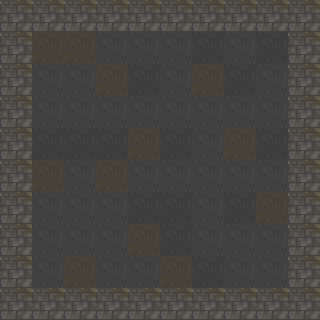

This is a level from a 2D game, rendered from its Tiled map with the project's own tilesets. A one-line summary and the map file follow, with tile-layer data summarised:
An orthogonal 10x10 tile map with 32x32 px tiles, 4 tile layers (Floor, Walls, Characters, Lights) and 7 objects.

<map version="1.0" orientation="orthogonal" width="10" height="10" tilewidth="32" tileheight="32">
 <properties>
  <property name="AmbientLight" value="0" />
  <property name="LightColor" value="0,0,0,2" />
  <property name="StartX" value="1" />
  <property name="StartY" value="1" />
  <property name="TileHeight" value="32" />
  <property name="TileWidth" value="32" />
 </properties>
 <tileset firstgid="1" name="Cavetileset" tilewidth="32" tileheight="32" spacing="2">
  <image source="Cavetileset.png" width="200" height="200" />
 </tileset>
 <layer name="Floor" width="10" height="10">
  <properties>
   <property name="collide" value="false" />
  </properties>
  <data>[100 cells, 100 non-empty, 3 distinct tile ids]</data>
 </layer>
 <layer name="Walls" width="10" height="10">
  <properties>
   <property name="collide" value="true" />
  </properties>
  <data>[100 cells, 36 non-empty, 1 distinct tile ids]</data>
 </layer>
 <layer name="Characters" width="10" height="10">
  <properties>
   <property name="collide" value="false" />
  </properties>
  <data>[100 cells, 0 non-empty, 0 distinct tile ids]</data>
 </layer>
 <layer name="Lights" width="10" height="10">
  <properties>
   <property name="collide" value="false" />
  </properties>
  <data>[100 cells, 0 non-empty, 0 distinct tile ids]</data>
 </layer>
 <objectgroup name="Object Layer 1" width="10" height="10">
  <object gid="8" x="53" y="167">
   <properties>
    <property name="enemy_type" value="NudeDude" />
    <property name="type" value="Enemy" />
   </properties>
  </object>
  <object gid="8" x="66" y="91">
   <properties>
    <property name="enemy_type" value="NudeDude" />
    <property name="type" value="Enemy" />
   </properties>
  </object>
  <object gid="8" x="218" y="136">
   <properties>
    <property name="enemy_type" value="NudeDude" />
    <property name="type" value="Enemy" />
   </properties>
  </object>
  <object gid="8" x="141" y="159">
   <properties>
    <property name="enemy_type" value="NudeDude" />
    <property name="type" value="Enemy" />
   </properties>
  </object>
  <object gid="8" x="183" y="71">
   <properties>
    <property name="enemy_type" value="NudeDude" />
    <property name="type" value="Enemy" />
   </properties>
  </object>
  <object gid="8" x="247" y="180">
   <properties>
    <property name="enemy_type" value="NudeDude" />
    <property name="type" value="Enemy" />
   </properties>
  </object>
  <object gid="8" x="109" y="197">
   <properties>
    <property name="enemy_type" value="NudeDude" />
    <property name="type" value="Enemy" />
   </properties>
  </object>
 </objectgroup>
</map>
